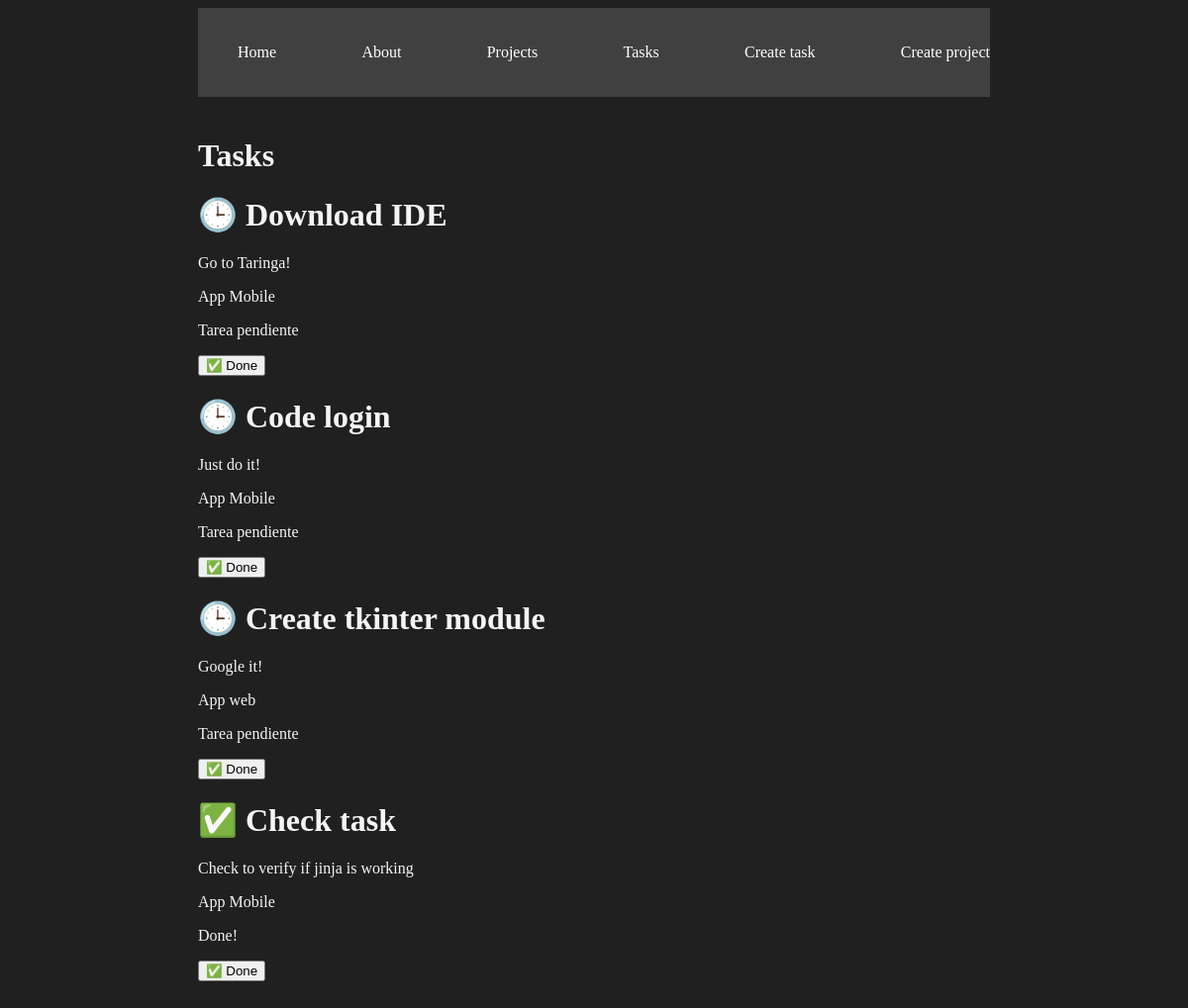
Page /tasks/ on the earlier database version.
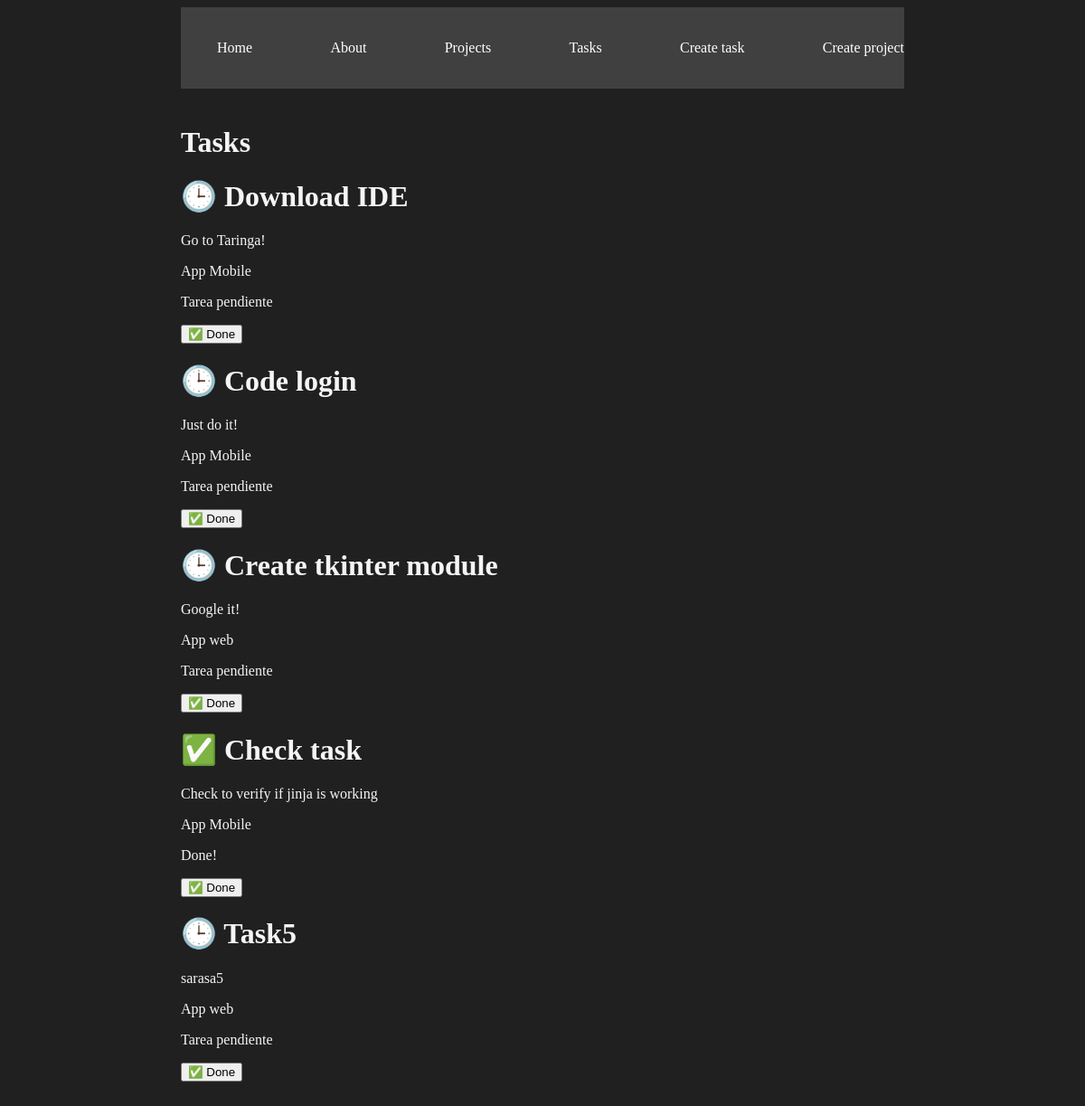
Same page on the later database version.
### myapp/models.py (models this page shows, shortened)
class Task(models.Model):
    title = models.CharField(max_length=200)
    description = models.TextField()
    project = models.ForeignKey(Project, on_delete=models.CASCADE)
    done = models.BooleanField(default=False)

class Project(models.Model):
    name = models.CharField(max_length=250)

### myapp/views.py (the view)
# urls.py: path('tasks/', views.tasks, name="tasks"),
def tasks(request):
    tasks = Task.objects.all()
    return render(request, 'tasks.html',{
        'tasks' : tasks
    })

### myapp/templates/tasks.html
{% extends "layouts/base.html" %}
{% block content %}
    <h1>Tasks</h1>
    {% for task in tasks %}
        <div>
            <h1>{% if task.done == False %} 🕒 {% else %} ✅ {% endif %}{{ task.title }} </h1>
            <p>{{ task.description }}</p>
            <p>{{ task.project.name }}</p>
            {% if task.done == False %}
                <p>Tarea pendiente</p>
            {% else %}
                <p>Done!</p>
            {% endif %}
            <button>
                ✅ Done
            </button>
        </div>
    {% endfor %}
{% endblock %}

Differences in the rows shown:
added Task: title "Task5", description "sarasa5", project.name "App web", done "Tarea pendiente"
